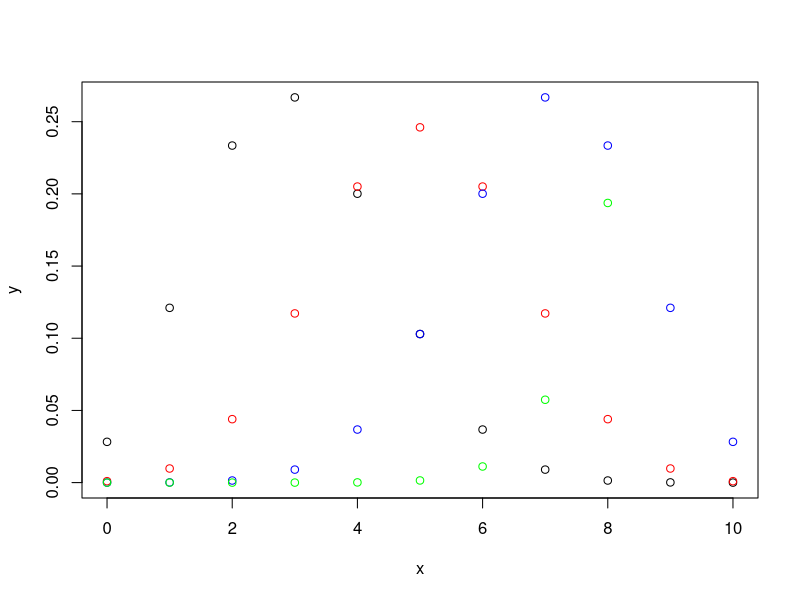
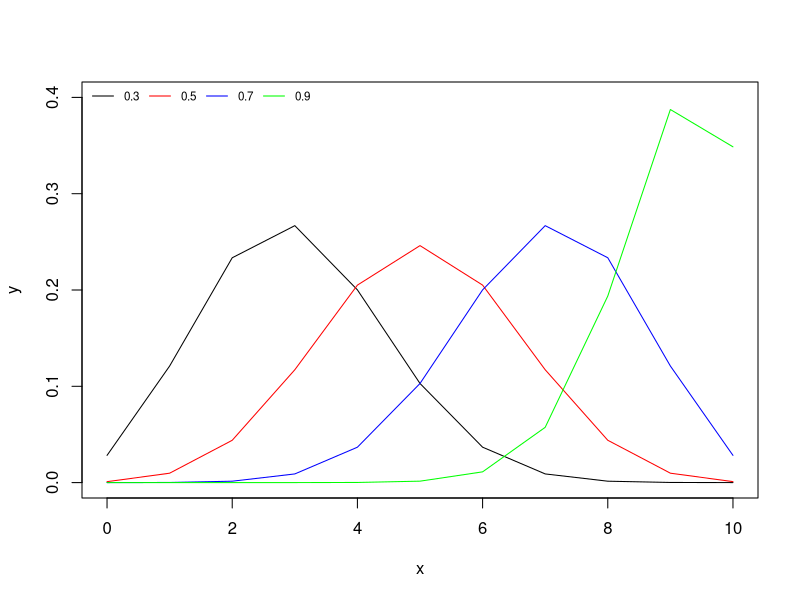
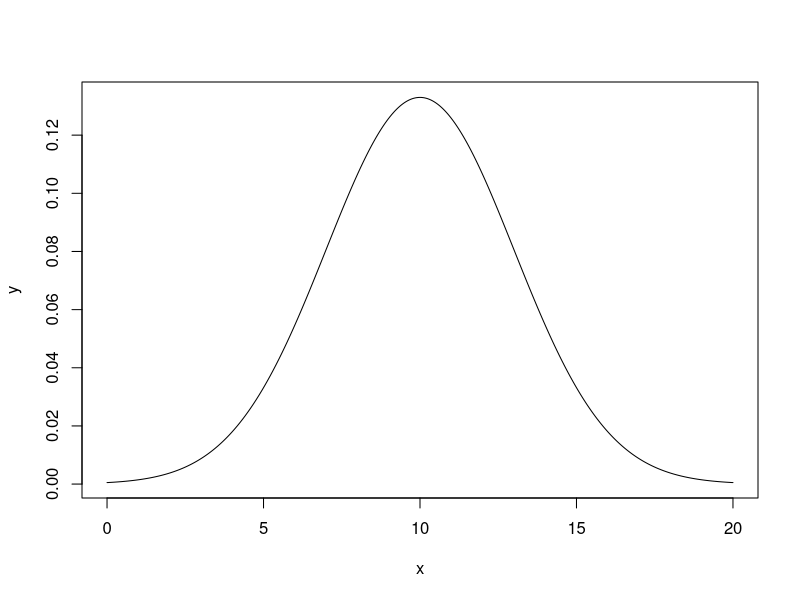
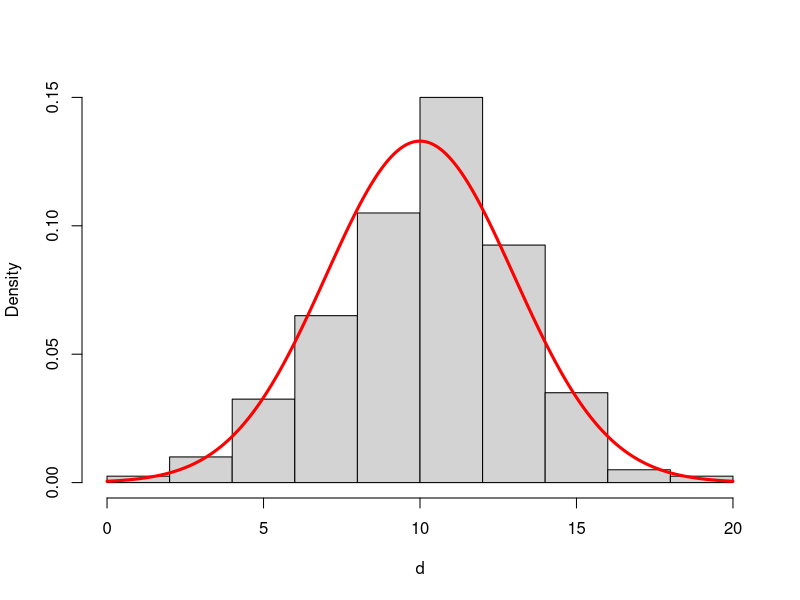

Reproduce these figures in R, in order.
## ---- chunk 1
#| echo: true
p=0.3 # probabilidad de éxito
res=sample(c("E","F"),1,prob = c(p,1-p))  
res
## ---- chunk 2
#| echo: true

N=10000 # repeticiones del experimento de Bernoulli 
x=character() # Para guardar resultados 
p=0.3 # probabilidad de éxito
for(i in 1:N){ 
res=sample(c("E","F"),1,prob = c(p,1-p))  
x[i]=res
} 
cat(sum(x=="E")," Exitos y ",length(x)-sum(x=="E"), "Fracasos \n")  
ex=table(x)[1]
fr=table(x)[2] 
## ---- chunk 3
dbinom(4,10,0.3) 
## ---- chunk 4
n=10
p=0.3
x=0:n 
y=dbinom(x,n,p)
#plot(x,y,type='p',pch=1,col='red',bg='green')    
#plot(x,y,type='l',lty=4,lwd=3,col='red')     
plot(x,y)
y1=dbinom(x,n,0.5) 
points(x,y1,col="red") 
y2=dbinom(x,n,0.7) 
points(x,y2,col="blue")
y3=dbinom(x,n,0.9) 
points(x,y3,col="green")
## ---- chunk 5
n=10
p=0.3
x=0:n 
y=dbinom(x,n,p)
plot(x,y,type='l',ylim = c(0, 0.40)) 
y1=dbinom(x,n,0.5) 
lines(x,y1,col="red") 
y2=dbinom(x,n,0.7) 
lines(x,y2,col="blue")
y3=dbinom(x,n,0.9) 
lines(x,y3,col="green") 
legend("topleft",legend = c(0.3,0.5,0.7,0.9),col=c("black","red","blue","green"), 
       lty=1,bty="n",horiz = TRUE,cex=0.7)  
## ---- chunk 6
x=pretty(c(0,20),500) # <1> 
y=dnorm(x,mean=10,sd=3) #<2> 
plot(x,y,type="l") #<3>   
## ---- chunk 7
d=rnorm(200,10,3)
hist(d,freq=FALSE,main="",ylim = c(0,0.15))   
lines(x,y,col='red',lwd=3)  
## ---- chunk 8
1-pnorm(14,10,3) # solución de a) 
pnorm(14,10,3,lower.tail = FALSE) # equivalente 
pnorm(16,10,3)-pnorm(4,10,3) 
qnorm(0.95,10,3) 
## verificar 
pnorm(14.93456,10,3)

qnorm(0.025,10,3)

qnorm(0.025,10,3,lower.tail = FALSE) 
qnorm(0.975,10,3)
